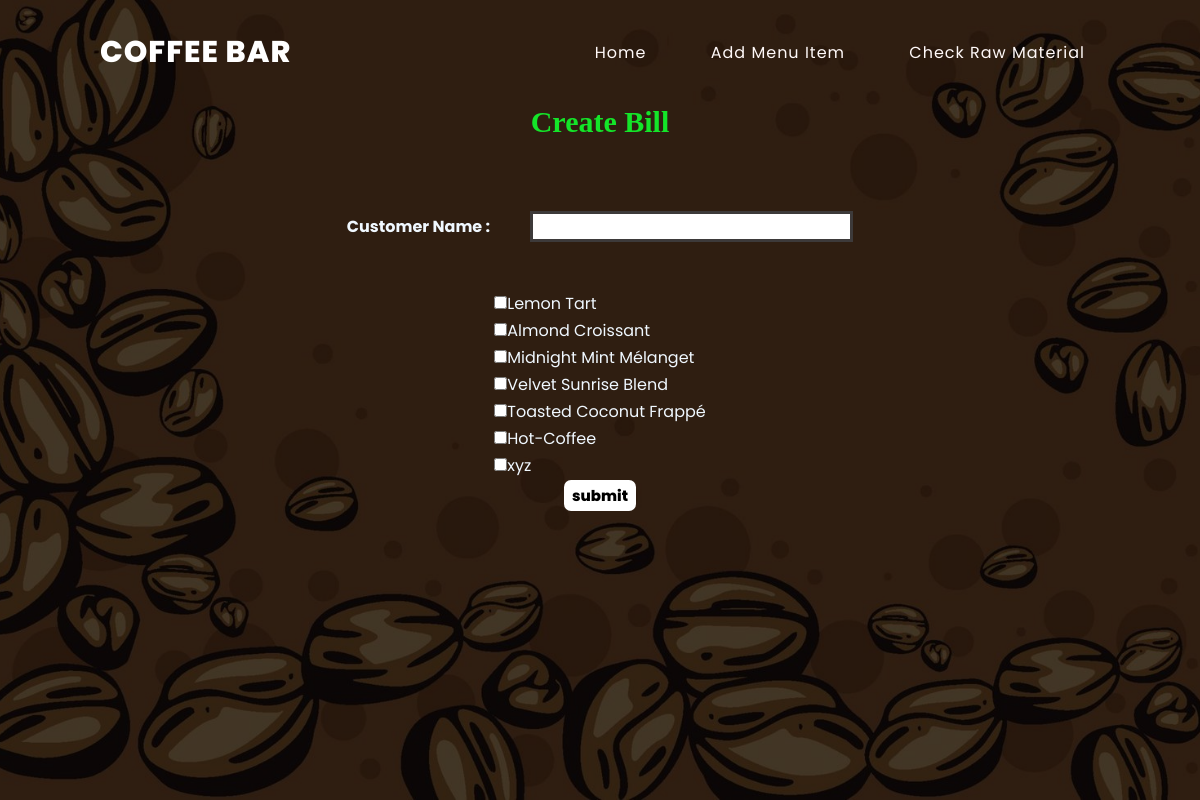
Page /createbill.php on the committed database.
### tables this page shows
CREATE TABLE `foodmenu` (
  `menuID` int(11) NOT NULL,
  `foodName` varchar(255) DEFAULT NULL,
  `foodPrice` decimal(10,2) DEFAULT NULL,
  `CategoryID` int(11) DEFAULT NULL
);

### createbill.php (the view, shortened to what this page needs)
<!DOCTYPE html>
<html lang="en" dir="ltr">
<head>
  <link rel="stylesheet" href="home.css">
  <link rel="stylesheet" href="https://cdnjs.cloudflare.com/ajax/libs/font-awesome/5.14.0/css/all.min.css">
</head>
<body>
  <form action="<?php echo $_SERVER['PHP_SELF'];?>" method="post">
    <section>
      <header>
        <h2><a href="#" class="logo">Coffee Bar</a></h2>
        <div class="navigation">
          <a href="home.php">Home</a>
          <a href="addmenu.php">Add Menu Item</a>
          <a href="material.php">Check Raw Material</a>
        </div>
      </header>
      <center>
        <div class="Menu-text">Create Bill</div>
        <div class="Enterd">
          <table style="margin: 4px; padding: 20px; border-collapse: separate; border-spacing: 40px 15px;">
            <tr>
              <th>Customer Name :</th>
              <td><input type="text" name="cname" required></td><br>
            </tr>
          </table>
          <table>
            <?php
            $con = mysqli_connect("localhost","root","","coffee_bar");
            $q = "select foodName from foodmenu";
            $a = mysqli_query($con,$q);
            if(mysqli_num_rows($a) > 0) {
              while($res = mysqli_fetch_assoc($a)) {
                echo "<tr><td ><input type='checkbox' id='checkbox' name='checkbox[]' value='" . $res['foodName'] . "'>" . $res['foodName'] . "</td></tr>";
              }
            }
            ?>
          </table>
        </div>
        <input type="submit" name="btn" value="submit">
      </center>
    </form>
</body>
</html>

### home.css (style rules this page uses)
* { margin: 0; padding: 0; box-sizing: border-box; font-family: "Poppins", sans-serif; }
section { position: relative; width: 100%; min-height: 100vh; display: flex; flex-direction: column; justify-content: flex-start; background: url(bg2.png)no-repeat; background-size: cover; background-position: center; }
header { position: relative; top: 0; width: 100%; padding: 30px 100px; display: flex; justify-content: space-between; align-items: center; }
header .logo { position: relative; color: #ffffff; font-size: 30px; text-decoration: none; text-transform: uppercase; font-weight: 800; letter-spacing: 1px; }
header .navigation a { color: #fff9f9; text-decoration: none; font-weight: 400; letter-spacing: 1px; padding: 2px 15px; border-radius: 10px; transition: 0.3s; transition-property: background; }
header .navigation a:not(:last-child) { margin-right: 30px; }

### createbill.php (style rules this page uses)
.Menu-text { font-family: Lucida Handwriting; display: flex; font-weight: 800; font-size: 30px; color: #14e529; justify-content: center; }
.Enterd { color: aliceblue; }
input[type=submit] { background-color: #ffffff; margin-top: 20; border-radius: 7px; border: none; font-size: 15px; font-weight: 800; color: rgb(0, 0, 0); padding: 4px 8px; cursor: pointer; }
input[type=text] { font-size: medium; font-weight: 800; margin: 8px 0; box-sizing: border-box; border: 3px solid #3d3a3a; transition: 0.5s; outline: none; }

### rows in the picture
foodmenu: foodName "Lemon Tart"
foodmenu: foodName "Almond Croissant"
foodmenu: foodName "Midnight Mint Mélanget"
foodmenu: foodName "Velvet Sunrise Blend"
foodmenu: foodName "Toasted Coconut Frappé"
foodmenu: foodName "Hot-Coffee"
foodmenu: foodName "xyz"
